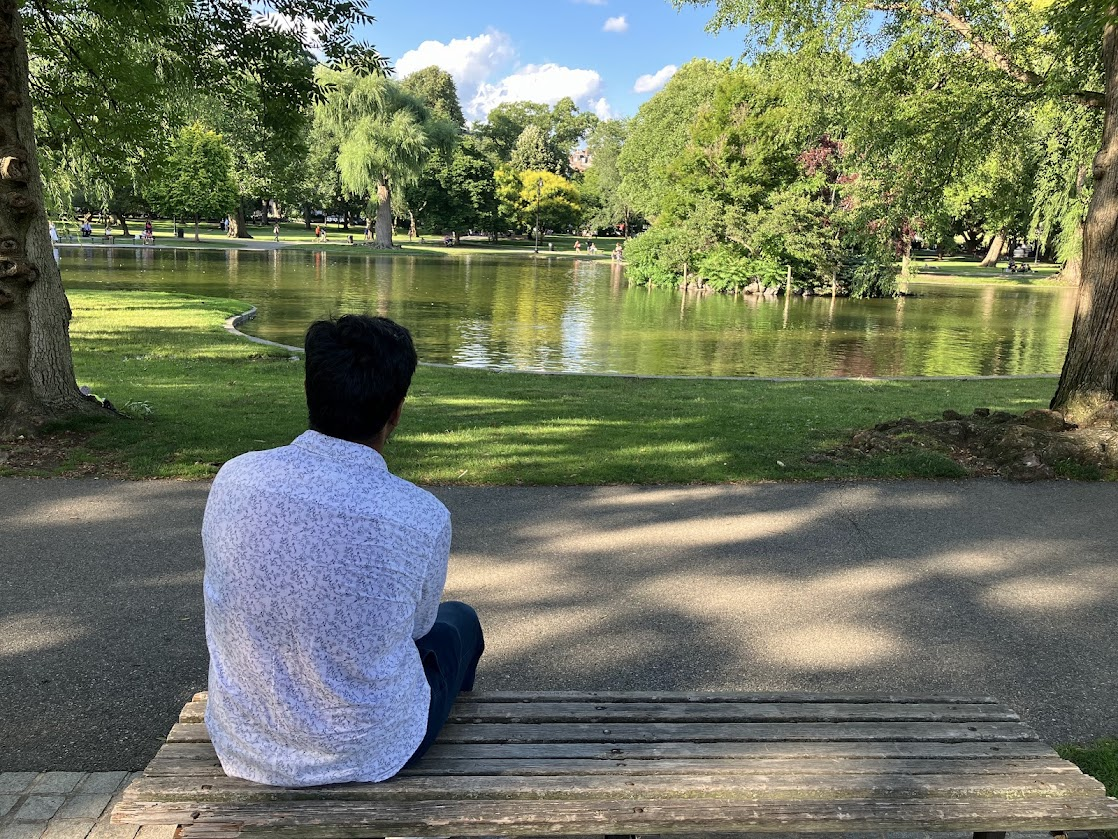
#> input picture images/mattdamon.jpg, 1118 x 839 px
$ python kernel_exp.py
#> lines starting #> are read from the running program, lines starting #| are printed output that depends on the picture
import numpy as np
from PIL import Image

# Read the image and convert to grayscale
image = Image.open('images/mattdamon.jpg').convert('L')
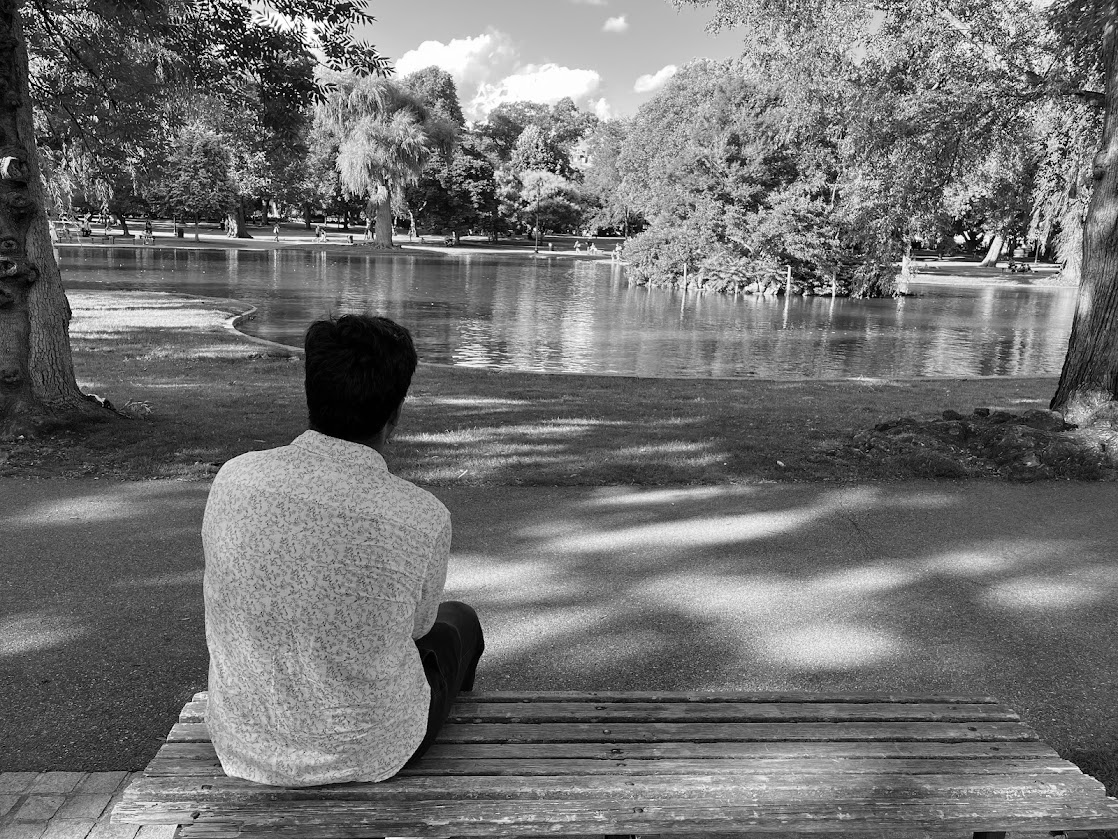
#> image: PIL image 1118x839 L; min 0, max 255, mean 113.4
image_array = np.array(image)

ridge_detection = np.array([[0, -1, 0],
                           [-1, 4, 1],
                           [0, -1, 0]])

edge_detection = np.array([[-1, -1, -1],
                           [-1, 8, -1],
                           [-1, -1, -1]])

prewitt_detection = np.array([[-1, 0, 1],
                           [-1, 0, 1],
                           [-1, 0, 1]])
# Define the 3x3 kernel (example: a simple blurring kernel)
box_blur = np.array([[1, 1, 1],
                   [1, 1, 1],
                   [1, 1, 1]]) / 9.0

# Get the dimensions of the image
image_height, image_width = image_array.shape
#> image_height = 839; image_width = 1118

# Create an output array
output_array = np.zeros_like(image_array)

# Apply the kernel to each pixel in the image
for i in range(1, image_height-1):
    for j in range(1, image_width-1):
        # Extract the 3x3 region
        region = image_array[i-1:i+2, j-1:j+2]
        # Apply the kernel (element-wise multiplication and sum)
        output_array[i, j] = np.sum(region * edge_detection)
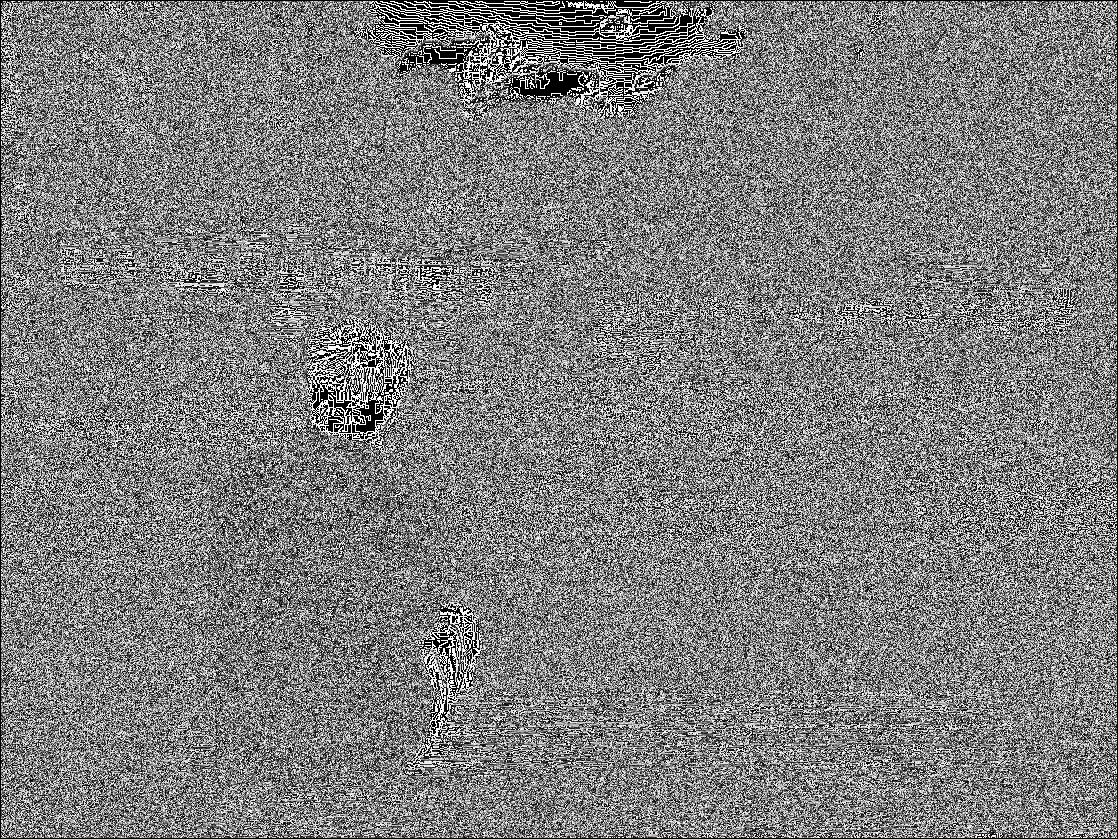
#> output_array: shape (839, 1118); min 0, max 255, mean 126

# Convert the output array back to an image
output_image = Image.fromarray(output_array)

# Save or display the output image
output_image.save('images/prewittdamon.jpg')
output_image.show()

$ run again, with images/Downtown.jpg copied over images/mattdamon.jpg
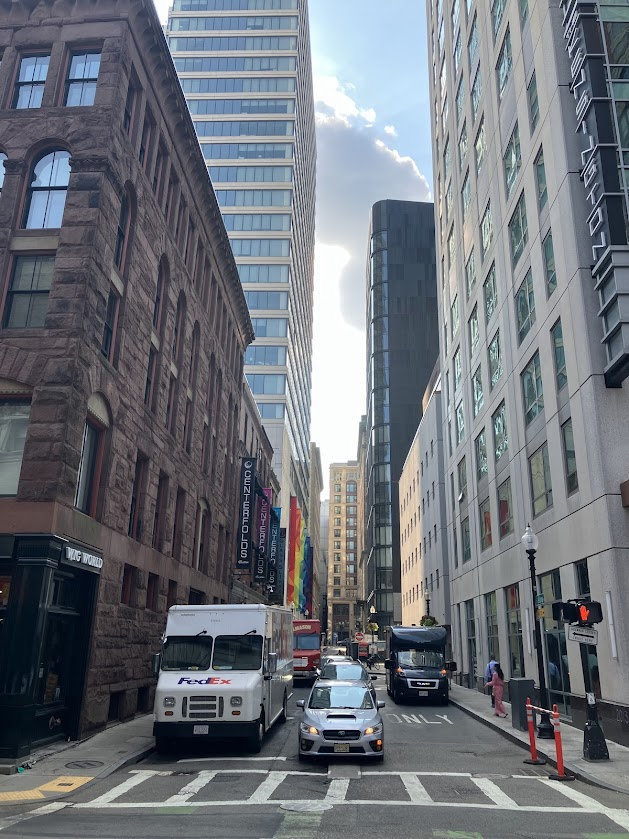
#> input picture images/Downtown.jpg, 629 x 839 px
#> `image = Image.open('images/mattdamon.jpg').convert('L')`:
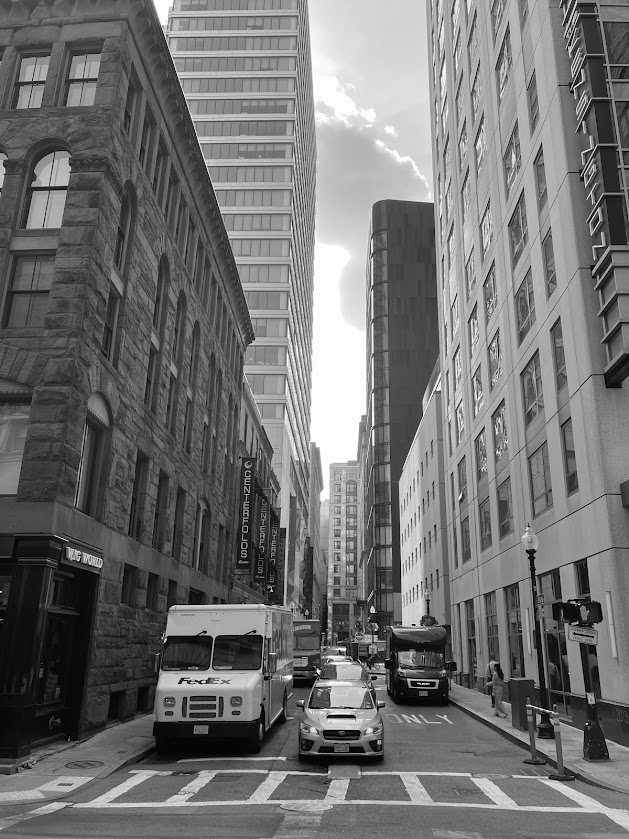
#> image: PIL image 629x839 L; min 0, max 255, mean 113
#> after the loop `for i in range(1, image_height-1):`:
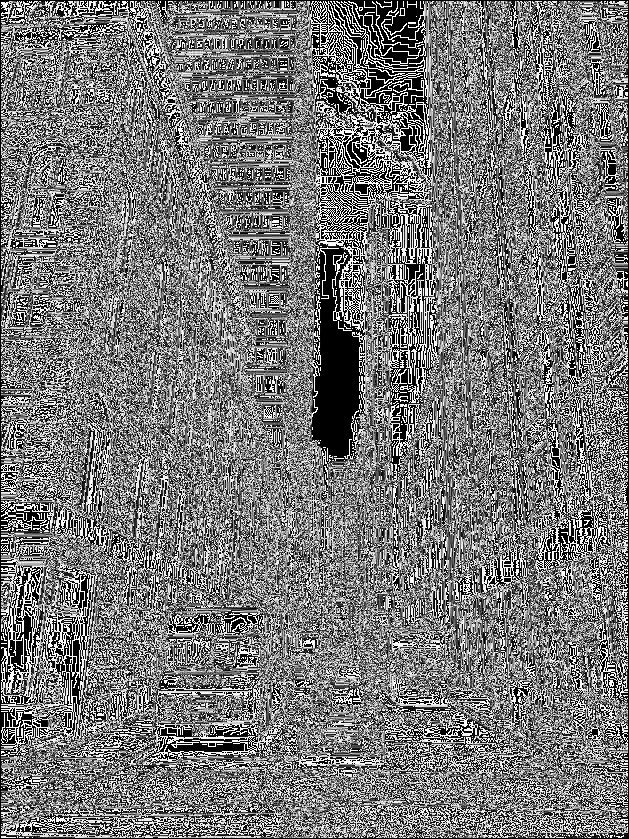
#> output_array: shape (839, 629); min 0, max 255, mean 120

$ run again, with images/adrian.jpg copied over images/mattdamon.jpg
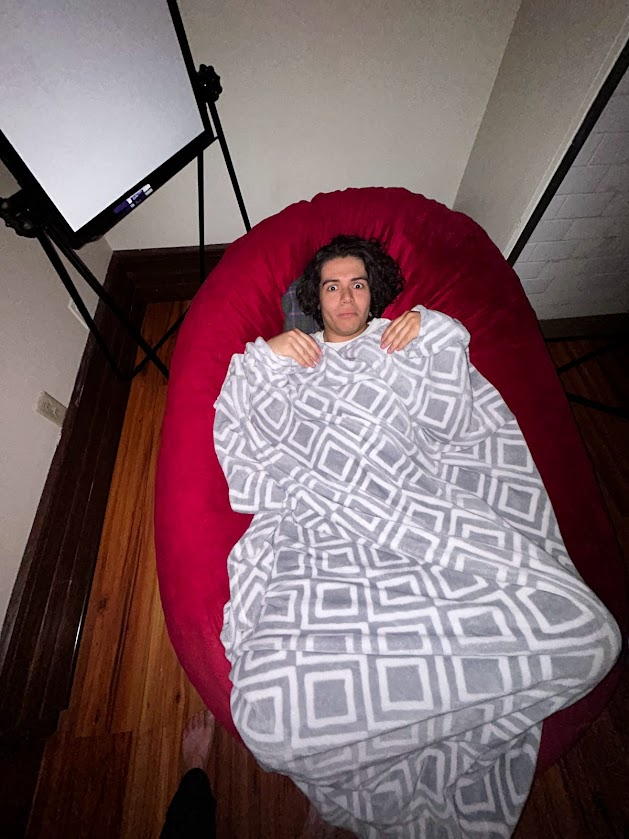
#> input picture images/adrian.jpg, 629 x 839 px
#> `image = Image.open('images/mattdamon.jpg').convert('L')`:
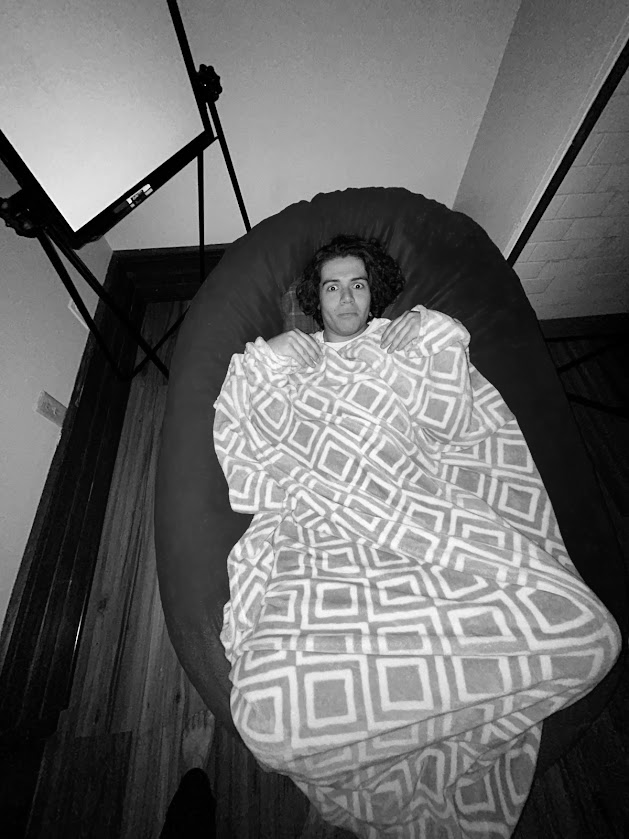
#> image: PIL image 629x839 L; min 0, max 254, mean 105.4
#> after the loop `for i in range(1, image_height-1):`:
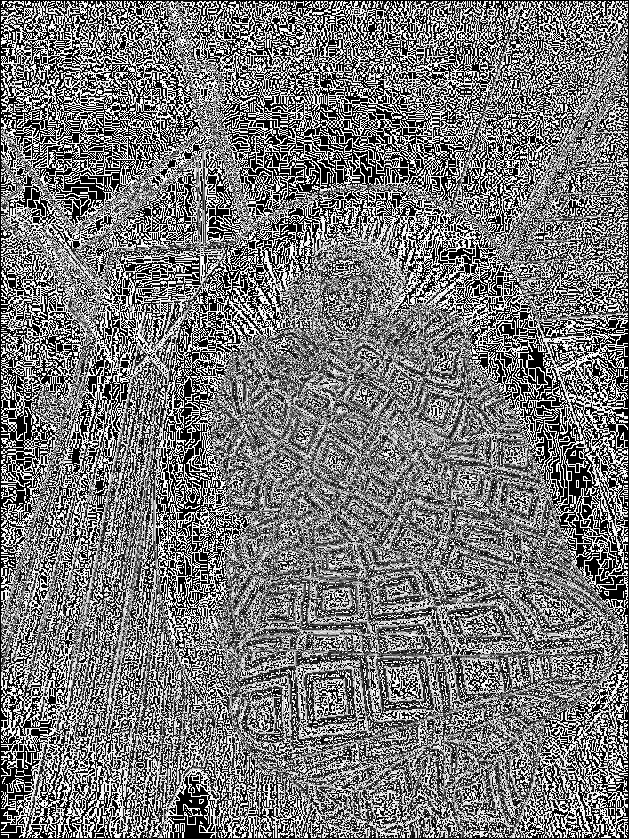
#> output_array: shape (839, 629); min 0, max 255, mean 119.2

$ run again, with images/building.jpg copied over images/mattdamon.jpg
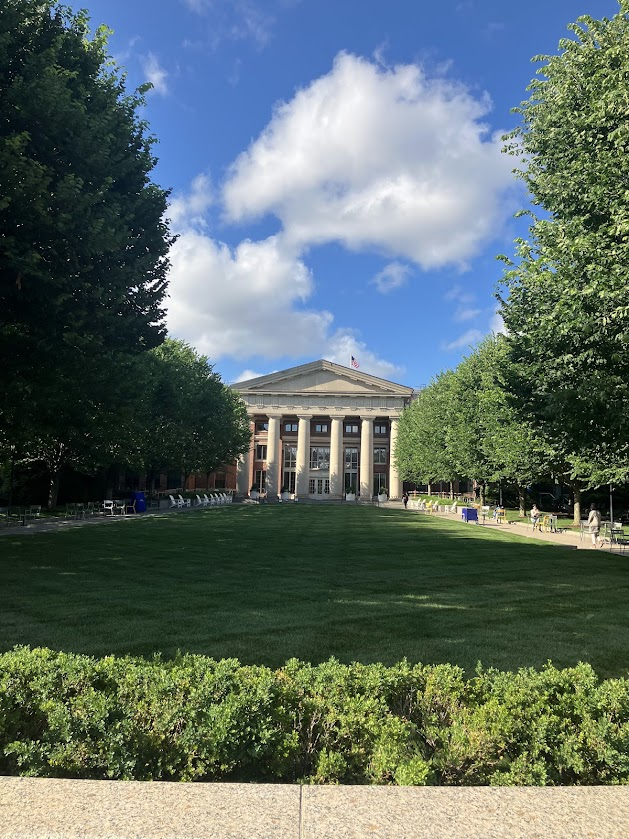
#> input picture images/building.jpg, 629 x 839 px
#> `image = Image.open('images/mattdamon.jpg').convert('L')`:
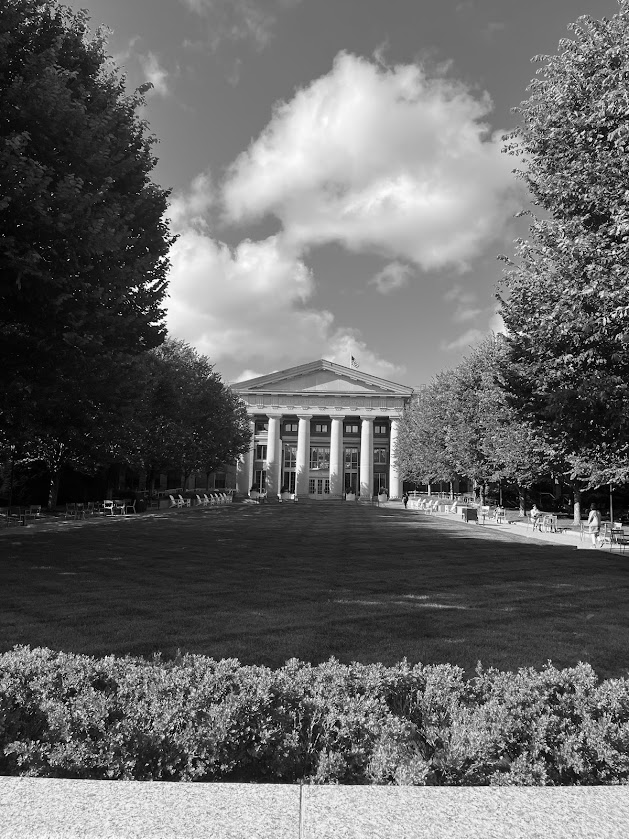
#> image: PIL image 629x839 L; min 0, max 255, mean 103.3
#> after the loop `for i in range(1, image_height-1):`:
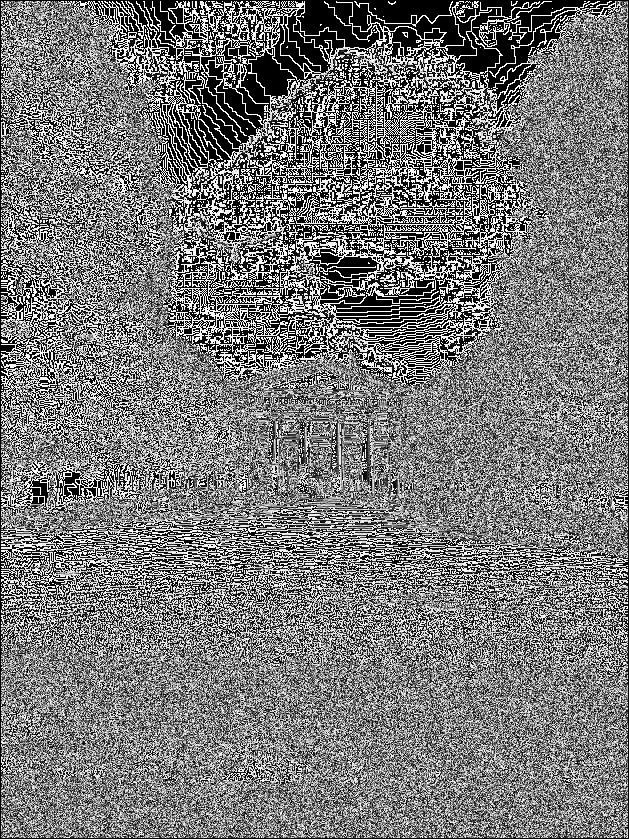
#> output_array: shape (839, 629); min 0, max 255, mean 120.4
